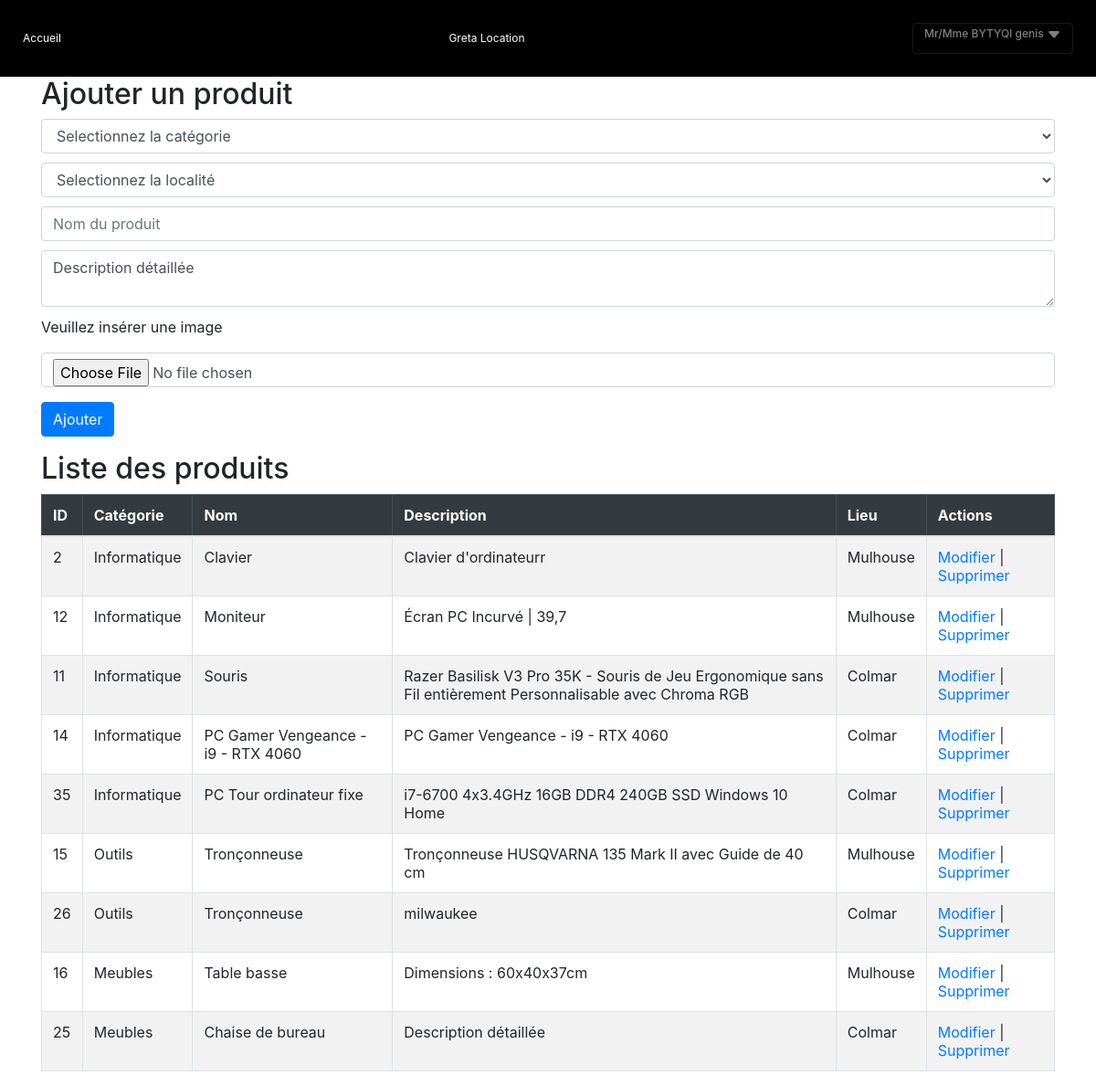
/?action=allProduits (signed in), run on the app's committed database.
### tables this page shows
CREATE TABLE `utilisateur` (
  `id` int(11) NOT NULL,
  `nom` varchar(50) DEFAULT NULL,
  `prenom` varchar(50) DEFAULT NULL,
  `email` varchar(50) DEFAULT NULL,
  `password` varchar(255) DEFAULT NULL,
  `role` int(11) NOT NULL DEFAULT 3
);

CREATE TABLE `equipement` (
  `id` int(11) NOT NULL,
  `catégorie` int(11) NOT NULL,
  `libelle` varchar(50) NOT NULL,
  `description` varchar(255) NOT NULL,
  `lieu` int(11) NOT NULL
);

CREATE TABLE `categorie` (
  `id` int(11) NOT NULL,
  `libelle` varchar(20) NOT NULL
);

CREATE TABLE `localisation` (
  `id` int(11) NOT NULL,
  `libelle` varchar(50) NOT NULL
);

### Controlleur/ctrlAdminProduit.php (called while the page is built, shortened)
<?php
include_once("Vue/VueEntete.php");
include_once("Model/ModelEquipementDAO.php");
$equipement = ModelEquipementDAO::getAllEquipement();
include_once("Vue/privilege/vueAllProduits.php");
include_once("Vue/VuePied.php");
?>

### index.php (called while the page is built, shortened)
<?php
    $racine = dirname(__FILE__);
    include_once "$racine/Model/ModelConnDAO.php";
$action = isset($_GET['action']) ? htmlspecialchars($_GET['action']) : "accueil";
    $controleur = Routeur::getControleur($action);
    include_once "$racine/Controlleur/$controleur";
?>

### Data/connexionDB.php (called while the page is built, shortened)
<?php
   class ConnexionDB{
        private static $connexion;
        public static function getInstance(){
            if(!self::$connexion){
                try {
                    $serveur = 'mysql:host=db5017546525.hosting-data.io;';
                    $bdd = 'dbname=dbs14057594';
                    $user = 'dbu5674762' ;
                    $mdp = '5d2f6JEAN!?' ;
                    self::$connexion = new PDO($serveur.$bdd, $user, $mdp);
                    self::$connexion->query("SET CHARACTER SET utf8");
                } catch (PDOException $e) {
                        echo " Error connexion: " . $serveur . " " . $bdd . " " . $user . " " . $mdp . " " . $e->getMessage() ;
                        throw new Exception("Erreur à  la connexion \n" . $e->getMessage());
                }
            }
            return self::$connexion;
        }
     }
?>

### Model/ModelConnDAO.php (called while the page is built, shortened)
<?php
include_once("./Data/ConnexionDB.php");
class ModelConnDAO{
    public static function getClientNom($id){
        try{
            $req = ConnexionDB::getInstance()->prepare("SELECT nom, prenom FROM utilisateur WHERE id = ?");
            $req ->execute(array($id));
            $row = $req->fetch();
            return "Mr/Mme ".strtoupper($row['nom'])." ".$row['prenom'];
        }catch(PDOException $ex){
            print "Erreur : ". $ex->getMessage();
            die();
        }
    }
}
?>

### Model/ModelEquipementDAO.php (called while the page is built, shortened)
<?php
include_once("./Data/ConnexionDB.php");
include_once("./classes/Equipement.php");
include_once("./Model/ModelCategorieDAO.php");
include_once("./Model/ModelLieuDAO.php");
class ModelEquipementDAO {
    public static function getAllEquipement($cat = null, $lieu = null){
        try{
            if((isset($cat) && isset($lieu)) || isset($cat) ||isset($lieu)){
                if($cat != null && $lieu == null){
                    if(ModelCategorieDAO::existCategorie($cat)){
                        $sql = "SELECT * FROM equipement WHERE catégorie = ? ORDER BY catégorie,lieu";
                        $param = array($cat);
                    }else{
                        echo '<script>window.location.href="./?action=accueil"</script>';
                        die();
                    }
                }else if($cat == null && $lieu != null){
                    if(ModelLieuDAO::existLieu($lieu)){
                        $sql = "SELECT * FROM equipement WHERE lieu = ? ORDER BY catégorie,lieu";
                        $param = array($lieu);
                    }else{
                        echo '<script>window.location.href="./?action=accueil"</script>';
                        die();
                    }
                }else{
                    if(ModelCategorieDAO::existCategorie($cat) && ModelLieuDAO::existLieu($lieu)){
                        $sql = "SELECT * FROM equipement WHERE catégorie = ? AND lieu = ? ORDER BY catégorie,lieu";
                        $param = array($cat,$lieu);
                    }else{
                        echo '<script>window.location.href="./?action=accueil"</script>';
                    }
                }
                    $req = ConnexionDB::getInstance()->prepare($sql);
                    $req ->execute($param);
                    if($req->rowCount() <1){
                        return [];
                    }
            }else{
                $req = ConnexionDB::getInstance()->query("SELECT * FROM equipement ORDER BY catégorie,lieu");
            }
             while ($ligne = $req->fetch(PDO::FETCH_ASSOC)) {
                $unObjet = new Equipement(
                    $ligne['id'],
                    $ligne['libelle'],
                    ModelCategorieDAO::getCategorie($ligne['catégorie']),
                    $ligne['description'],
                    $ligne['lieu']
            );
                $resultat[] = $unObjet;
            }
                return $resultat;
        }catch(PDOException $ex){
            print "Erreur : ". $ex->getMessage();
        }
    }
}
?>

### Model/ModelCategorieDAO.php (called while the page is built, shortened)
<?php
include_once("Data/ConnexionDB.php");
class ModelCategorieDAO{
    public static function getCategorie($id){
        $req = ConnexionDB::getInstance()->prepare("SELECT libelle FROM categorie WHERE id = ?");
        $req -> execute(array($id));
        $row = $req->fetch(PDO::FETCH_ASSOC);
        return $row['libelle'];
    }
}
?>

### classes/Equipement.php (called while the page is built)
<?php
class Equipement {
    private string $code;
    private string $libelle;
    private ?string $categorie ;
    private ?string $desc;
    private ?string $lieu;
        function __construct(string $code, string $libelle, string $c = null, $d = null,$l = null){
            $this->code = $code;
            $this->libelle = $libelle;
            $this->categorie = $c;
            $this ->desc = $d;
            $this->lieu = $l;
        }
    public function getLibelle(){
        return $this->libelle;
    }
    public function getLieu(){
        return $this->lieu;
    }
    public function getCode(){
        return $this->code;
    }
    public function getCategorie(){
        return $this->categorie;
    }
    public function getDescription(){
        return $this->desc;
    }
}

### Model/ModelLieuDAO.php (called while the page is built, shortened)
<?php
include_once("Data/ConnexionDB.php");
class ModelLieuDAO{
    public static function getLieu($id){
        $req = ConnexionDB::getInstance()->prepare("SELECT libelle FROM localisation WHERE id = ?");
        $req -> execute(array($id));
        $row = $req->fetch(PDO::FETCH_ASSOC);
        return $row['libelle'];
    }
}
?>

### Vue/privilege/vueAllProduits.php (the view, shortened to what this page needs)
<div class="container">
    <div class="product-form">
        <h2>Ajouter un produit</h2>
        <form method="POST" enctype="multipart/form-data">
            <select name="categorie" class="form-control mbottom">
                <option value="" disabled selected>Selectionnez la catégorie</option>
            </select>
            <select id="lieu" name="lieu" class="form-control mbottom">
                    <option value="" disabled selected>Selectionnez la localité</option>
            </select>
            <input type="text" name="nom" class="form-control mbottom" placeholder="Nom du produit" required>
            <textarea name="desc" class="form-control mbottom" placeholder="Description détaillée" required>Description détaillée</textarea>
            <p>Veuillez insérer une image</p> <input type="file" name="image" id="image" class="form-control" required>
            <button type="submit" class="btn btn-primary mt-3" name="ajouter">Ajouter</button>
        </form>
    </div>
    <div class="product-list table-responsive">
        <h2>Liste des produits</h2>
        <table class="table table-bordered table-striped">
            <thead class="table-dark">
                <tr>
                    <th>ID</th>
                    <th>Catégorie</th>
                    <th>Nom</th>
                    <th>Description</th>
                    <th>Lieu</th>
                    <th>Actions</th>
                </tr>
            </thead>
            <tbody>
                <?php if(count($equipement) > 0):?>
                    <?php foreach($equipement as $equip): ?>
                <tr>
                    <td><?=$equip->getCode(); ?></td>
                    <td><?=$equip->getCategorie(); ?></td>
                    <td><?=$equip->getLibelle(); ?></td>
                    <td><?=$equip->getDescription()?></td>
                    <td><?=ModelLieuDAO::getLieu($equip->getLieu());?></td>
                    <td>
                        <a href="#" data-toggle="modal" data-target="#editModal" data-id="<?=$equip->getCode();?>" data-desc="<?=$equip->getDescription()?>" data-nom="<?=$equip->getLibelle();?>"">Modifier</a> |
                        <a  class="delete-btn" href="./?action=allProduits&supprimer=<?=$equip->getCode();?>" data-toggle="modal" data-target="#confirmDeleteModal" data-id="<?=$equip->getCode();?>">Supprimer</a>
                    </td>
                </tr>
                <?php endforeach; ?>
                <?php endif;?>
            </tbody>
        </table>
    </div>
</div>

### Vue/VueEntete.php (shortened to what this page needs)
<html>
    <head>
        <link rel="stylesheet" href="https://cdn.jsdelivr.net/npm/bootstrap@4.4.1/dist/css/bootstrap.min.css" />
        <link rel="stylesheet" href="css/navbar.css" />
    </head>
<body>
<nav class="navbar navbar-dark" style="background-color: black;">
             <a class="navbar-brand" href="./?action=accueil">Accueil</a>
             <div class="navbar-brand">Greta Location</div>
            <button class="navbar-toggler" type="button" data-toggle="collapse" data-target="#navbarsExample01" aria-controls="navbarsExample01" aria-expanded="false" aria-label="Toggle navigation">
            <h5><?php if(isset($_SESSION['user_id'])){ echo ModelConnDAO::getClientNom($_SESSION['user_id']);}?>
            <svg xmlns="http://www.w3.org/2000/svg" width="16" height="16" fill="currentColor" class="bi bi-caret-down-fill" viewBox="0 0 16 16">
  <path d="M7.247 11.14 2.451 5.658C1.885 5.013 2.345 4 3.204 4h9.592a1 1 0 0 1 .753 1.659l-4.796 5.48a1 1 0 0 1-1.506 0z"/>
</svg>
</h5>
            </button>
          </nav>

### css/navbar.css (style rules this page uses)
@media (max-width: 1200px) { .navbar { padding:25px; } }
@media (max-width: 1200px) { .navbar * { font-size: 12px; } }

### Vue/privilege/vueAllProduits.php (style rules this page uses)
.mbottom { margin-bottom:10px; }

### data on the page
utilisateur: ModelConnDAO::getClientNom($_SESSION['user_id']) "Mr/Mme BYTYQI genis"
equipement: id "2", catégorie.libelle "Informatique", libelle "Clavier", description "Clavier d'ordinateurr", lieu.libelle "Mulhouse"
equipement: id "12", catégorie.libelle "Informatique", libelle "Moniteur", description "Écran PC Incurvé | 39,7", lieu.libelle "Mulhouse"
equipement: id "11", catégorie.libelle "Informatique", libelle "Souris", description "Razer Basilisk V3 Pro 35K - Souris de Jeu Ergonomique sans Fil entièrement Personnalisable avec Chroma RGB", lieu.libelle "Colmar"
equipement: id "14", catégorie.libelle "Informatique", description "PC Gamer Vengeance - i9 - RTX 4060", Description "PC Gamer Vengeance - i9 - RTX 4060", lieu.libelle "Colmar"
equipement: id "35", catégorie.libelle "Informatique", libelle "PC Tour ordinateur fixe", description "i7-6700 4x3.4GHz 16GB DDR4 240GB SSD Windows 10 Home", lieu.libelle "Colmar"
equipement: id "15", catégorie.libelle "Outils", libelle "Tronçonneuse", description "Tronçonneuse HUSQVARNA 135 Mark II avec Guide de 40 cm", lieu.libelle "Mulhouse"
equipement: id "26", catégorie.libelle "Outils", libelle "Tronçonneuse", description "milwaukee", lieu.libelle "Colmar"
equipement: id "16", catégorie.libelle "Meubles", libelle "Table basse", description "Dimensions : 60x40x37cm", lieu.libelle "Mulhouse"
equipement: id "25", catégorie.libelle "Meubles", libelle "Chaise de bureau", description "Description détaillée", lieu.libelle "Colmar"
